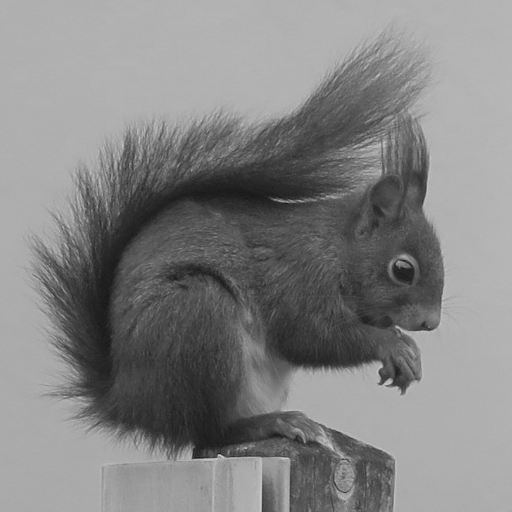
#> input picture _images/squirrel.png, 512 x 512 px, found by its file name
$ jupyter execute denoising.ipynb   (shell and % lines are left out)
#> lines starting #> are read from the running program, lines starting #| are printed output that depends on the picture
(C:denoising)=
# Denoising

[cell 1]
import skimage as ski
from skimage.util import random_noise
import skimage.io as io
import matplotlib.pyplot as plt
import numpy as np
from myst_nb import glue

Le débruitage (_denoising_) consiste à diminuer le plus possible le bruit dans une image.
Dans la très grande majorité des cas, il n'est pas possible de supprimer complètement le bruit.

Le débruitage fait partie de la famille des méthodes de restauration (_restoration_),
au même titre que la déconvolution que l'on verra dans le {ref}`chapitre suivant <C:deconvolution>`.
La restauration consiste à supprimer (ou diminuer) les dégradations subies par l'image.
Pour appliquer une méthode de restauration, il faut avant tout définir un modèle mathématique de la dégradation.
Ensuite, seulement, on pourra « inverser » la dégradation ; on dit que la restauration est un « problème inverse ».
Très souvent, la restauration nécessite la formulation d'un critère à minimiser,
c'est-à-dire une fonction mathématique dont le minimum correspond à la meilleure restauration possible.

<!-- introduire le schéma : x -> dégradation -> y -> restauration -> \hat{x} -->
<!-- donner des exemples réels, liés à des problèmes de restauration (denoising, deconvolution, dehazing, gestion des distortions -->

Dans ce chapitre, nous commençons par lister les modèles de bruit les plus courants,
puis nous présentons quelques méthodes de débruitage.

## Sources de bruit

Les principales sources de bruit dans les images numériques interviennent
durant l'acquisition (quantité de photons collectés trop faible, température du capteur...)
ou durant l'éventuelle transmission (échos et distorsions atmosphériques en communication sans-fil).
Dans certains cas, le bruit peut également représenter les imprécisions du modèle mathématique de formation de l'image,
qui comme tout modèle physique est forcément imparfait par rapport à la réalité !

Le bruit étant par nature un phénomène aléatoire, il est modélisé par une densité de probabilité qui représente la distribution d'intensité du bruit.

Dans la suite, nous notons $y$ l'image observée (et donc bruitée), $b$ le bruit et $x$ l'image non bruitée.

### Bruit blanc gaussien additif

Le bruit blanc gaussien additif (AWGN : _additive white Gaussian noise_) modélise chaque pixel $(m,n)$ de l'observation $y$
par la somme du pixel $(m,n)$ de l'image non bruitée $x$ et d'un pixel du bruit $b$ :

$$
  \forall\, m,n \quad
  y(m,n) = x(m,n) + b(m,n)
$$

où $b(m,n) \sim \mathcal{N}(0,\,\sigma^2)$.

Ce modèle est simple et facilite les calculs.
Il est utilisé dans la plupart des applications, dont la photographie.

### Bruit de Poisson
<!-- Jahne 3.4.1 -->

Dans le cas d'un bruit de Poisson (_Poisson noise_ ou _shot noise_),
le nombre de photons mesurés par un photosite est aléatoire et dépend de l'illumination.
Il est modélisé par un processus de Poisson dont la moyenne est égale à l'illumination.
L'intensité de chaque pixel $(m,n)$ de l'observation $y$ est :

$$
  \forall\, m,n \qquad
  y(m,n) \sim \mathcal{P}\big(x(m,n)\big)
$$

Ce modèle est utilisé dans le cas d'acquisitions à faible nombre de photons, par exemple en astronomie.

Pour rappel, la loi de Poisson $\mathcal{P}\big(\lambda\big)$ s'écrit

$$
  p(k)=\frac{\lambda^k}{k\,!} e^{-\lambda}
$$

La {numref}`F:denoising:poisson-distribution` représente la loi de Poisson pour trois valeurs du paramètre $\lambda$.

```{figure} figs/poisson-distribution.png
---
height: 250px
name: F:denoising:poisson-distribution
---
Loi de Poisson pour trois valeurs de $\lambda$.
```

La moyenne et la variance de la loi de Poisson sont égales et valent $\lambda$ : elles dépendent donc du nombre de photons incidents ;
le bruit $b$ dépend de l'image non bruitée $x$.
Par ailleurs, lorsque $\lambda$ augmente, la loi de Poisson tend vers la loi normale.
Le bruit de Poisson peut donc être considéré comme un bruit blanc gaussien additif s'il y a suffisamment de photons collectés.

<!-- bruit de speckle (différent d'un bruit de poisson) -->

### Bruit impulsionnel

Le bruit impulsionnel, aussi appelé poétiquement poivre & sel, (_salt-and-pepper noise_) permet de modéliser le cas où certains pixels sont saturés ou morts
(dysfonctionnement des photosites, saturation, etc.).

$$
  \forall\, m,n \quad
  y(m,n) =
  \begin{cases}
    x_\mathrm{min}      &\text{avec une probabilité}\,p_\mathrm{min}, \\
    x_\mathrm{max}      &\text{avec une probabilité}\,p_\mathrm{max}, \\
    x(m,n)              &\text{avec une probabilité}\,1\!-\!p_\mathrm{min}\!-\!p_\mathrm{max}.
  \end{cases}
$$

où $x_\mathrm{min}$ et $x_\mathrm{max}$ sont les valeurs minimales et maximales des intensités.

### Puissance du bruit

La {numref}`F:denoising:three-noises` illustre l'effet des trois bruits précédents sur la même image.
On remarque notamment que :
* dans le cas du bruit gaussien, toute l'image est affectée de la même façon par le bruit,
* dans le cas du bruit de Poisson, les parties les plus claires sont plus bruitées que les parties sombres,
* dans le cas du bruit impulsionnel, seuls quelques pixels sont modifiés et ils sont remplacés par des pixels noirs ou blanc.

```{glue:figure} G:denoising:three-noises
:name: "F:denoising:three-noises"

Exemple de bruits de puissance sensiblement identique dans les trois images.
```

Le rapport signal-à-bruit (RSB ou SNR : _signal-to-noise ratio_) est une mesure du niveau de bruit.
Il correspond au rapport entre la puissance de l'image non bruitée sur la puissance du bruit.
On rappelle que la puissance d'une image $x$ est définie par :

$$
  P_x = \frac{1}{M \times N} \sum_{m,n} x(m,n)^2
$$

Le RSB est le plus souvent exprimé en échelle logarithmique (avec pour unité le décibel).
Sa définition mathématique est donc :

$$
  \text{RSB} = 10 \log_{10} \left( \frac{\sum_{m,n} x(m,n)^2}{\sum_{m,n} b(m,n)^2} \right)
$$

```{margin}
À ma connaissance, il n'y a pas de termes français équivalent.
```

Le _peak signal-to-noise ratio_ (PSNR) est le rapport entre la dynamique de l'image non bruitée (au carré) sur la puissance du bruit.
La dynamique est la différence entre l'intensité maximale et l'intensité minimale.
Cette définition s'applique dans le cas d'un bruit additif.
Le PSNR est donc défini par :

$$
  \text{PSNR} = 10 \log_{10} \left( \frac{\Delta x^{\;2}}{\frac{1}{M \times N} \sum_{m,n} b(m,n)^2} \right)
$$

<!-- TODO : pourquoi introduire le PSNR ? -->

La {numref}`F:denoising:snr-psnr` représente la même image bruitée avec un bruit blanc gaussien additif, à différents RSB et PSNR.
On constate que lorsque le RSB ou le PSNR augmente, alors le bruit diminue !

```{glue:figure} G:denoising:snr-psnr
:name: "F:denoising:snr-psnr"

Image bruitée à différents RSB et PSNR.
```

[cell 2]
# Exemple de différents bruits de même RSB sur une mire

def rsb(x, y):
    Px = np.linalg.norm(x)**2
    Pb = np.linalg.norm(x-y)**2
    return 10*np.log10(Px/Pb)

# Images
N = 40
coeffs = np.array([[.1, .3], [.5, .7]])
pattern = np.ones((N,N))
x = np.kron(coeffs, pattern)
imgs = [
    x,
    random_noise(x, mode="gaussian", clip=True, mean=0, var=0.11),
    random_noise(x, mode="poisson", clip=True),
    random_noise(x, mode="s&p", clip=False, amount=.23)
]
tit = ["Image originale", "Bruit gaussien", "Bruit de Poisson", "Bruit impulsionnel"]

# Affichage
fig, ax = plt.subplots(1,4,figsize=(16,4))
for i in range(4):
    ax[i].imshow(imgs[i], cmap="gray", vmin=0, vmax=1)
    ax[i].set_xticks([])
    ax[i].set_yticks([])
    ax[i].set_title(tit[i])
    print(f"Image {i} : RSB = {rsb(x,imgs[i]):.3f} dB")

glue("G:denoising:three-noises", fig, display=False)
#> (this line was passed over: myst_nb is not available in this run)
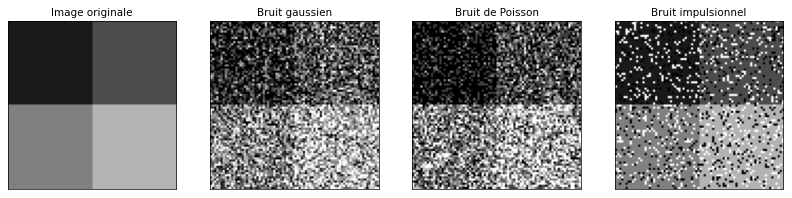
#> figure drawn by matplotlib, 4 panels

[cell 3]
# La même image à différents niveaux de bruit

# Charge l'image, la convertit entre -1 et 1
x = io.imread("figs/squirrel.png")
#> x is the input picture: shape (512, 512); min 23, max 213, mean 131
x = ski.img_as_float(x)
# x = x - np.mean(x)

# Puissance et dynamique de l'image
(M, N) = x.shape
#> M = 512; N = 512
Px = np.linalg.norm(x)**2/(M*N)
#> Px = 0.302
dx = x.max() - x.min()
#> dx = 0.745

# Valeurs des RSB et PSNR
n = [0, 10, 20, 30]

# Tableaux
imgs = []
tit = []

# RSB
for i in range(4):
    v = Px * 10**(-n[i]/10)
    y = random_noise(x, mode="gaussian", mean=0, var=v)
    imgs.append(y)
    tit.append(f"RSB = {n[i]} dB")
#> this loop made 4 passes
#> v on passes 1 to 4: 0.302, 0.0302, 0.00302, 0.000302
#> pass 1, `y = random_noise(x, mode="gaussian", mean=0, var=v)`:
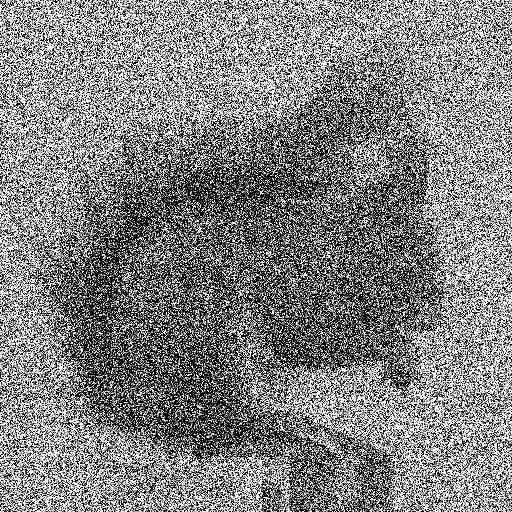
#> y: shape (512, 512) float64; min 0, max 1, mean 0.509
#> pass 2, `y = random_noise(x, mode="gaussian", mean=0, var=v)`:
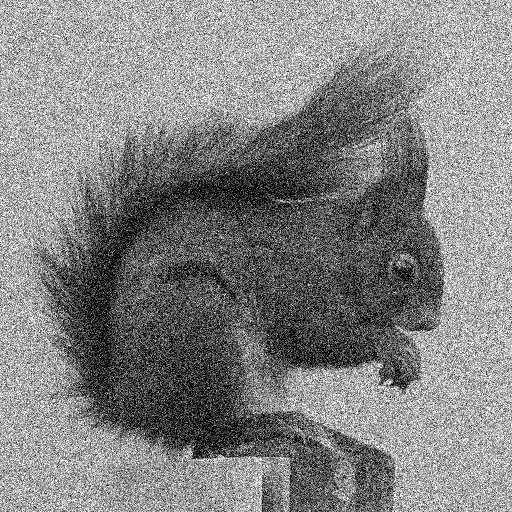
#> y: shape (512, 512) float64; min 0, max 1, mean 0.515
#> after the loop, imgs = 4 items; tit = ['RSB = 0 dB', 'RSB = 10 dB', 'RSB = 20 dB', 'RSB = 30 dB']

# PSNR
for i in range(4):
    v = dx**2 * 10**(-n[i]/10)
    y = random_noise(x, mode="gaussian", mean=0, var=v)
    imgs.append(y)
    tit.append(f"PSNR = {n[i]} dB")
#> this loop made 4 passes
#> v on passes 1 to 4: 0.555, 0.0555, 0.00555, 0.000555
#> pass 1, `y = random_noise(x, mode="gaussian", mean=0, var=v)`:
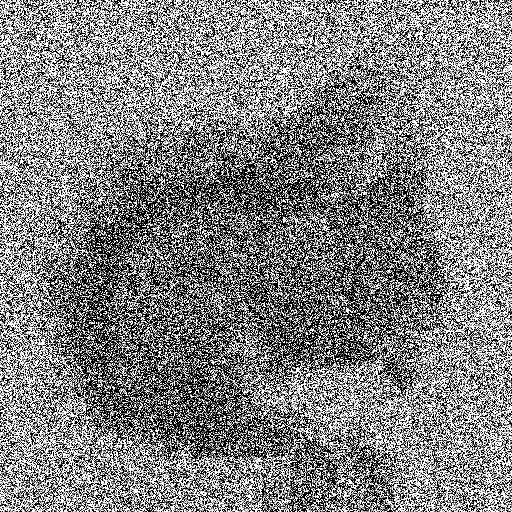
#> y: shape (512, 512) float64; min 0, max 1, mean 0.508
#> pass 2, `y = random_noise(x, mode="gaussian", mean=0, var=v)`:
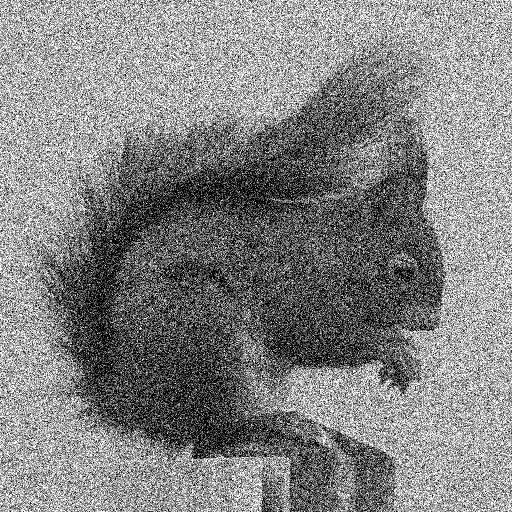
#> y: shape (512, 512) float64; min 0, max 1, mean 0.514
#> after the loop, imgs = 8 items; tit = ['RSB = 0 dB', 'RSB = 10 dB', 'RSB = 20 dB', 'RSB = 30 dB', 'PSNR = 0 dB', 'PSNR = 10 dB', 'PSNR = 20 dB', 'PSNR = 30 dB']

# Affichage
fig, ax = plt.subplots(2,4,figsize=(16,8))
ax = ax.flatten()
for i in range(8):
    ax[i].imshow(imgs[i], cmap="gray")
    ax[i].set_xticks([])
    ax[i].set_yticks([])
    ax[i].set_title(tit[i])

glue("G:denoising:snr-psnr", fig, display=False)
#> (this line was passed over: myst_nb is not available in this run)
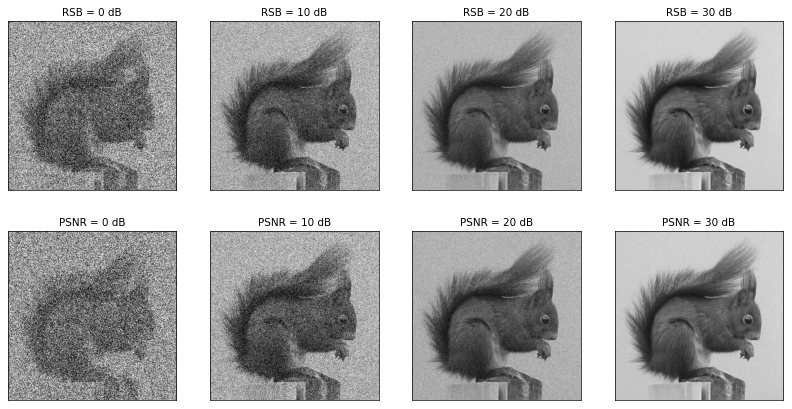
#> figure drawn by matplotlib, 8 panels
